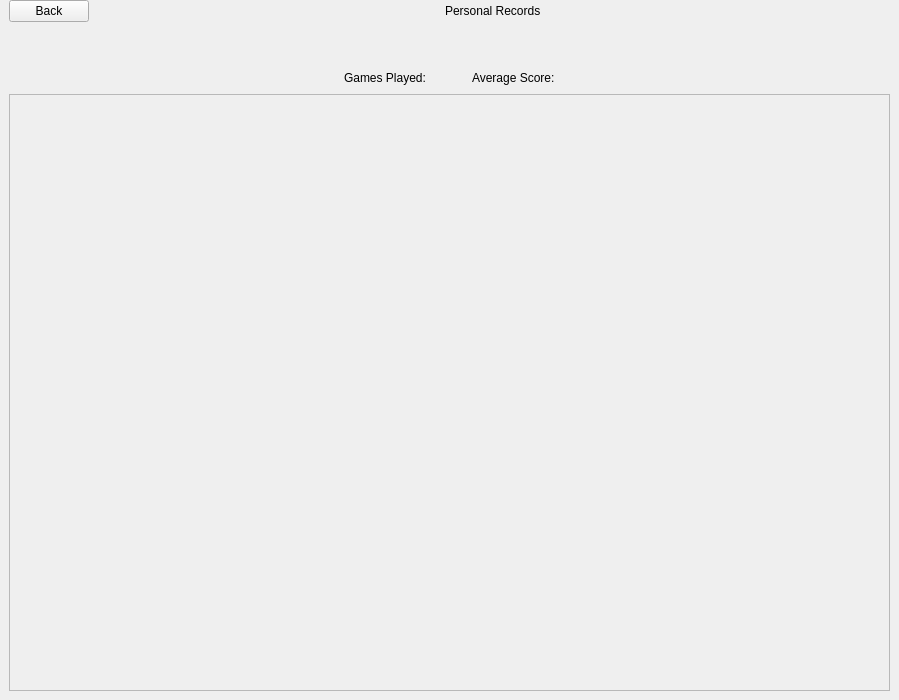
    <widget class="QWidget" name="page_8">
     <widget class="QWidget" name="verticalLayoutWidget_6">
      <property name="geometry">
       <rect>
        <x>9</x>
        <y>0</y>
        <width>881</width>
        <height>691</height>
       </rect>
      </property>
      <layout class="QVBoxLayout" name="verticalLayout_6">
       <item>
        <layout class="QHBoxLayout" name="horizontalLayout_9">
         <item>
          <widget class="QPushButton" name="pushButton_18">
           <property name="text">
            <string>Back</string>
           </property>
          </widget>
         </item>
         <item>
          <spacer name="horizontalSpacer_9">
           <property name="orientation">
            <enum>Qt::Horizontal</enum>
           </property>
           <property name="sizeHint" stdset="0">
            <size>
             <width>40</width>
             <height>20</height>
            </size>
           </property>
          </spacer>
         </item>
         <item>
          <widget class="QLabel" name="label_4">
           <property name="styleSheet">
            <string notr="true">font: 18pt &quot;MS Shell Dlg 2&quot;;</string>
           </property>
           <property name="text">
            <string>Personal Records</string>
           </property>
          </widget>
         </item>
         <item>
          <spacer name="horizontalSpacer_10">
           <property name="orientation">
            <enum>Qt::Horizontal</enum>
           </property>
           <property name="sizeHint" stdset="0">
            <size>
             <width>40</width>
             <height>20</height>
            </size>
           </property>
          </spacer>
         </item>
        </layout>
       </item>
       <item>
        <spacer name="verticalSpacer_11">
         <property name="orientation">
          <enum>Qt::Vertical</enum>
         </property>
         <property name="sizeType">
          <enum>QSizePolicy::Minimum</enum>
         </property>
         <property name="sizeHint" stdset="0">
          <size>
           <width>20</width>
           <height>40</height>
          </size>
         </property>
        </spacer>
       </item>
       <item>
        <layout class="QHBoxLayout" name="horizontalLayout_11">
         <item>
          <spacer name="horizontalSpacer_11">
           <property name="orientation">
            <enum>Qt::Horizontal</enum>
           </property>
           <property name="sizeHint" stdset="0">
            <size>
             <width>40</width>
             <height>20</height>
            </size>
           </property>
          </spacer>
         </item>
         <item>
          <widget class="QLabel" name="label_17">
           <property name="text">
            <string>Games Played:</string>
           </property>
          </widget>
         </item>
         <item>
          <spacer name="horizontalSpacer_12">
           <property name="orientation">
            <enum>Qt::Horizontal</enum>
           </property>
           <property name="sizeType">
            <enum>QSizePolicy::Minimum</enum>
           </property>
           <property name="sizeHint" stdset="0">
            <size>
             <width>40</width>
             <height>20</height>
            </size>
           </property>
          </spacer>
         </item>
         <item>
          <widget class="QLabel" name="label_18">
           <property name="text">
            <string>Average Score:</string>
           </property>
          </widget>
         </item>
         <item>
          <spacer name="horizontalSpacer_13">
           <property name="orientation">
            <enum>Qt::Horizontal</enum>
           </property>
           <property name="sizeHint" stdset="0">
            <size>
             <width>40</width>
             <height>20</height>
            </size>
           </property>
          </spacer>
         </item>
        </layout>
       </item>
       <item>
        <widget class="QScrollArea" name="scrollArea">
         <property name="widgetResizable">
          <bool>true</bool>
         </property>
         <widget class="QWidget" name="scrollAreaWidgetContents_2">
          <property name="geometry">
           <rect>
            <x>0</x>
            <y>0</y>
            <width>877</width>
            <height>576</height>
           </rect>
          </property>
         </widget>
        </widget>
       </item>
      </layout>
     </widget>
    </widget>
